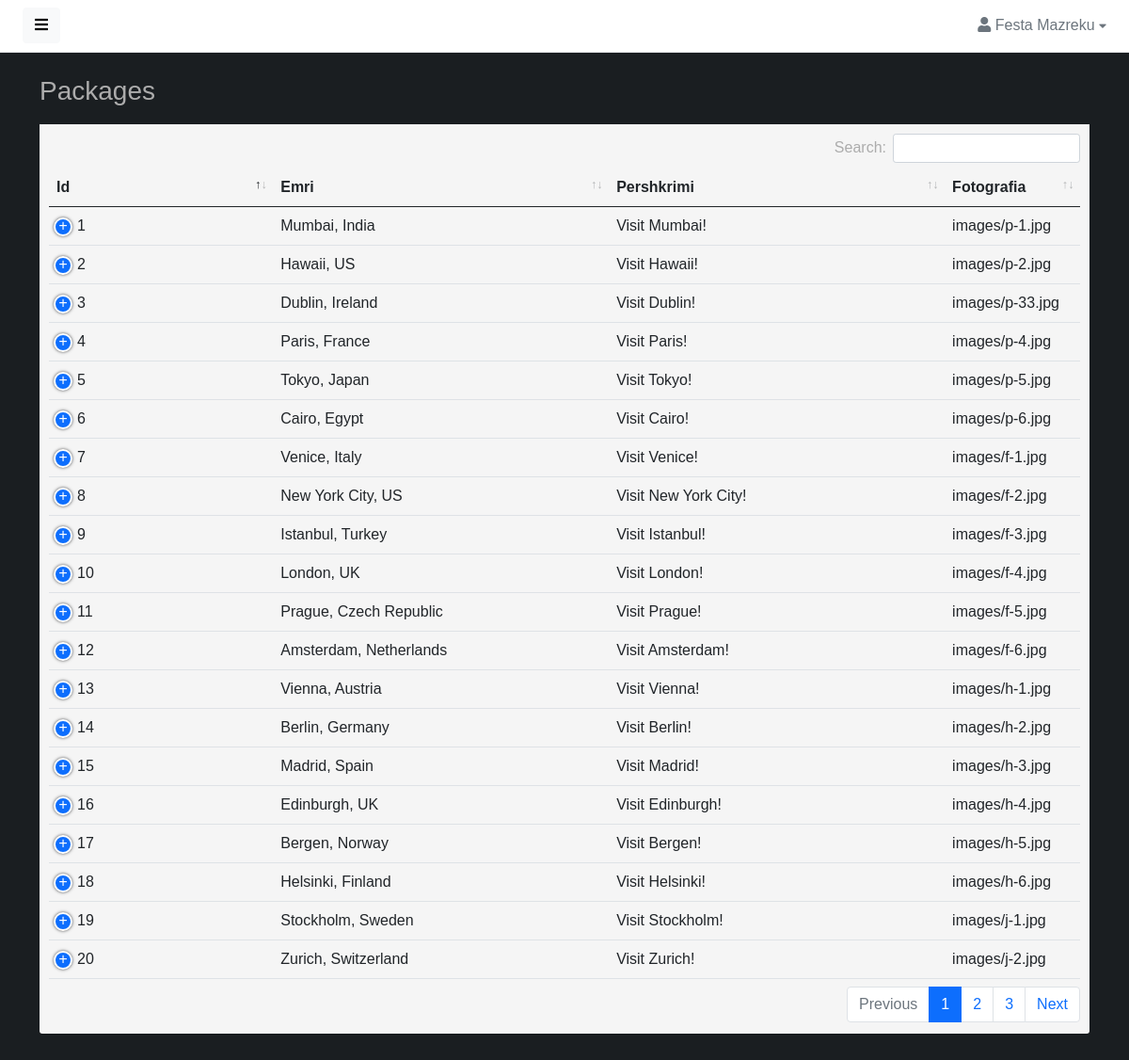
The page /admin/book.php (signed in) on the database as committed earlier.
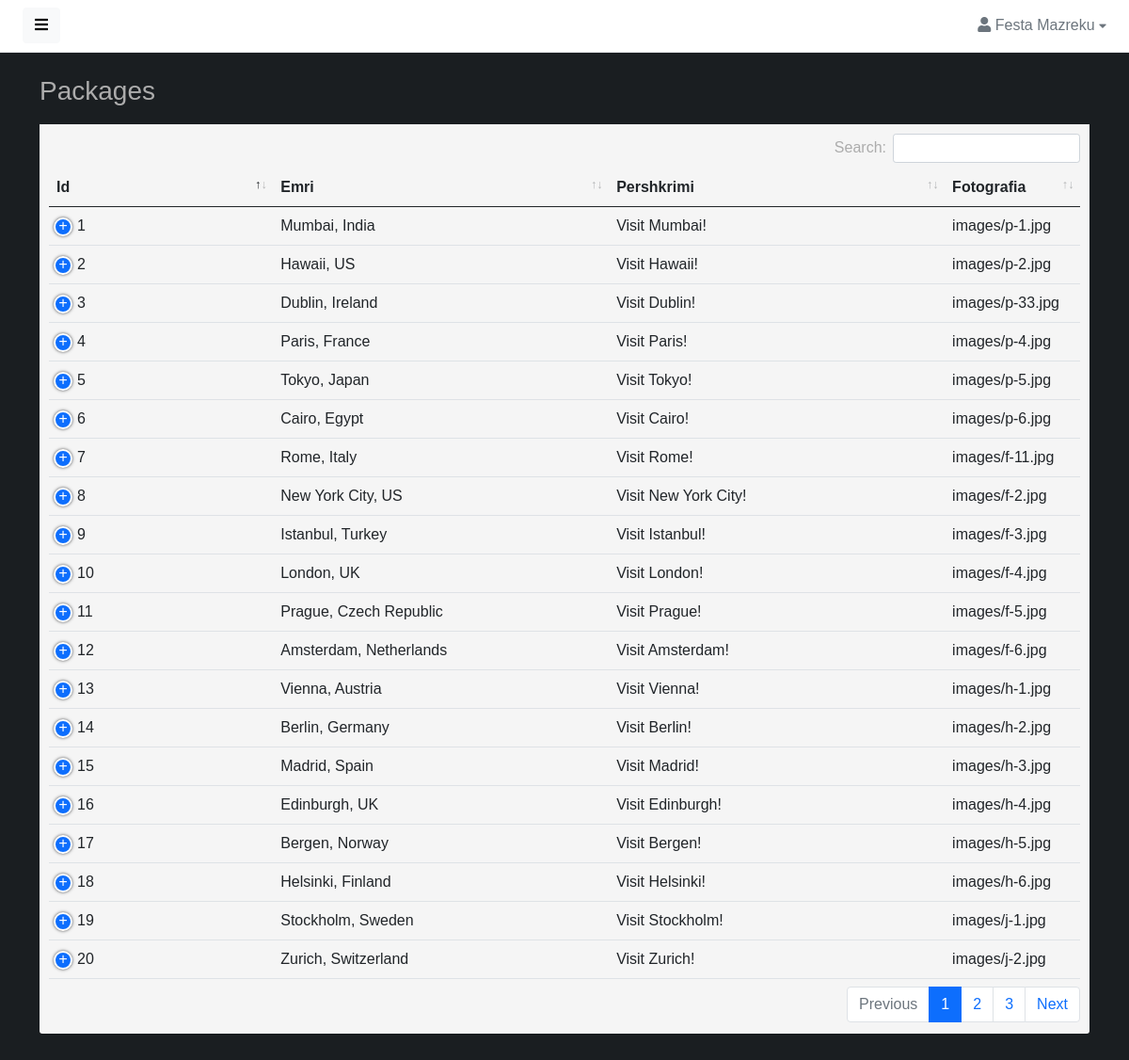
The same page on the database as committed later.
### tables this page shows
CREATE TABLE IF NOT EXISTS `packages` (
  `p_id` int(10) NOT NULL AUTO_INCREMENT,
  `emri` varchar(35) NOT NULL,
  `pershkrimi` varchar(50) NOT NULL,
  `fotografia` varchar(20) NOT NULL,
  `link` varchar(500) NOT NULL,
  PRIMARY KEY (`p_id`)
);

### admin/book.php (the view, shortened to what this page needs)
<?php
if(isset($_SESSION['email']) && isset($_SESSION['roli'])) {
    if($_SESSION['roli'] == 1) {
        ?>
        <!DOCTYPE html>
        <html lang="en">
        <head>
            <link href="assets/vendor/fontawesome/css/fontawesome.min.css" rel="stylesheet">
            <link href="assets/vendor/fontawesome/css/solid.min.css" rel="stylesheet">
            <link href="assets/vendor/fontawesome/css/brands.min.css" rel="stylesheet">
            <link href="assets/vendor/bootstrap/css/bootstrap.min.css" rel="stylesheet">
            <link href="assets/vendor/datatables/datatables.min.css" rel="stylesheet">
            <link href="assets/css/master.css" rel="stylesheet">
        </head>
        <body>
        <div class="wrapper">
            <div id="body" class="active">
                <?php include 'src/components/navbarProfile.php'?>
                <div class="content">
                    <div class="container">
                        <div class="page-title">
                            <h3>Packages</h3>
                        </div>
                        <div class="box box-primary">
                            <div class="box-body">
                                <table width="100%" class="table table-hover" id="dataTables-example">
                                    <thead>
                                    <tr>
                                        <th class="col-lg-2">Id</th>
                                        <th class="col-lg-3">Emri</th>
                                        <th class="col-lg-3">Pershkrimi</th>
                                        <th class="col-lg-1">Fotografia</th>
                                    </tr>
                                    </thead>
                                    <tbody>
                                    <?php
                                    require "../database/connect.php";
                                    $stmt = $connect->prepare("SELECT * FROM packages");
                                    $stmt->execute();
                                    $result = $stmt->get_result();
                                    while($row = $result->fetch_assoc()):
                                        ?>
                                        <tr>
                                            <td><?= $row['p_id'] ?></td>
                                            <td><?= $row['emri'] ?></td>
                                            <td><?= $row['pershkrimi'] ?></td>
                                            <td><?= $row['fotografia'] ?></td>
                                        </tr>
                                    <?php endwhile; ?>
                                    </tbody>
                                </table>
                            </div>
                        </div>
                    </div>
                </div>
            </div>
        </div>
        </body>
        </html>
        <?php
    }
    else {
        header("Location: index.php");
    }
}
else {
    header("Location: login.php");
}
?>

Rows that differ between the two databases and show on the page:
changed packages id 7: emri "Venice, Italy" → "Rome, Italy"; pershkrimi "Visit Venice!" → "Visit Rome!"; fotografia "images/f-1.jpg" → "images/f-11.jpg"
